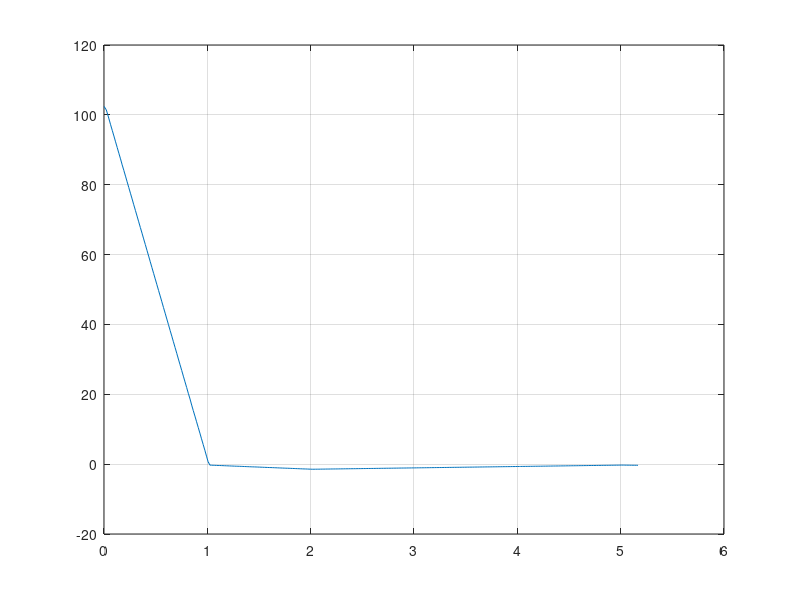

MATLAB code to generate this figure:
p = dlmread('1.csv', ';', 1, 0);

nz = find(p(:,4));

p = p(nz-1:end,:);

t0 = p(1,1);
p(:,1) = (p(:,1) - t0) * 10^(-6);

theta_R = atan2(1.68, -0.37) * 180 / pi;
plot(p(:, 1), theta_R - p(:,4));
grid;